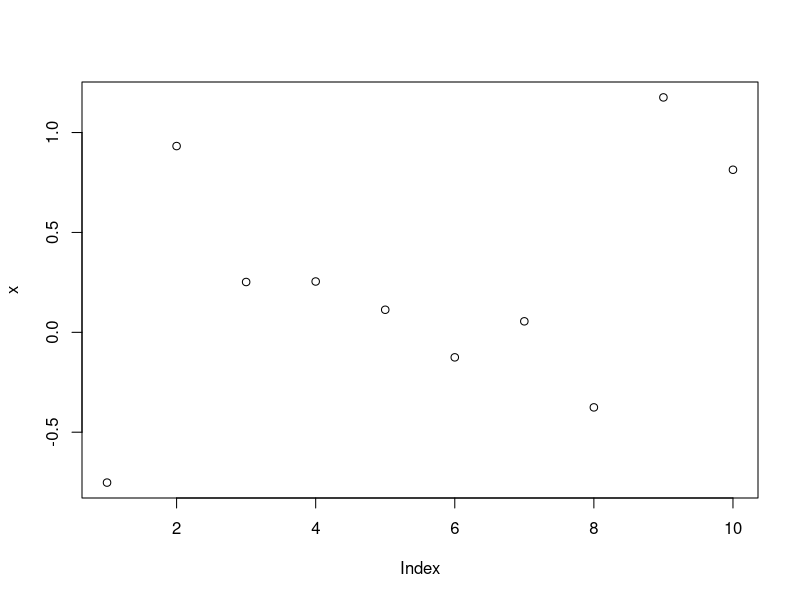
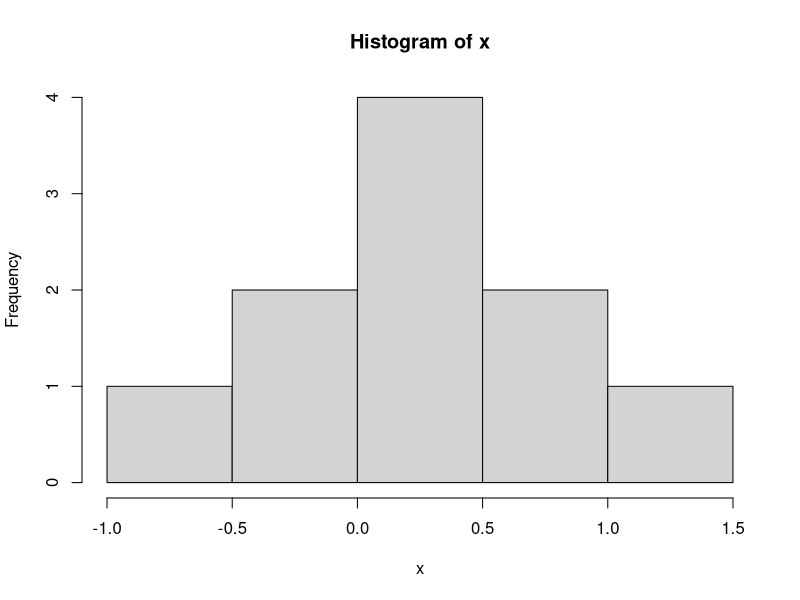
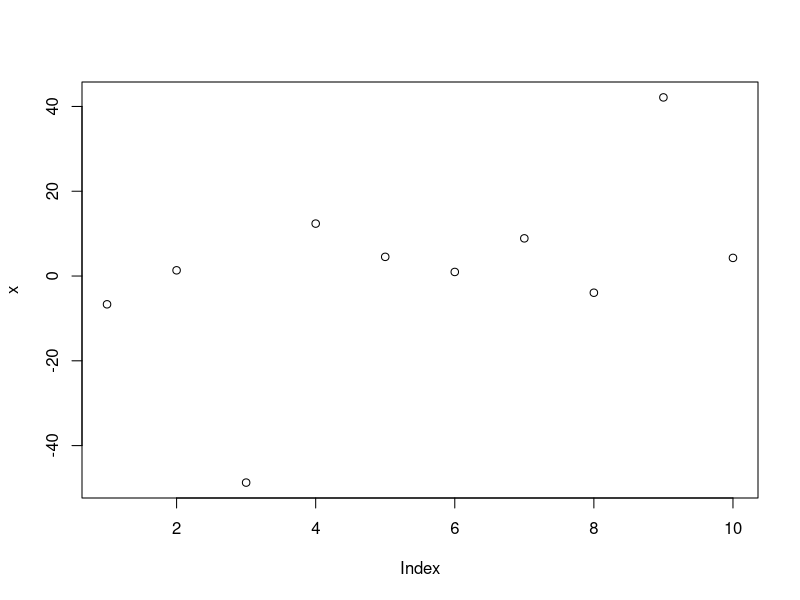
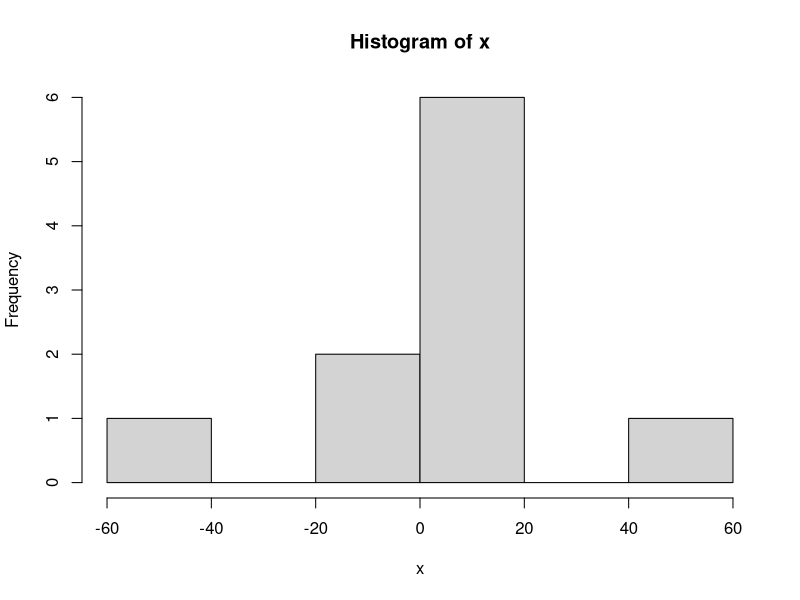
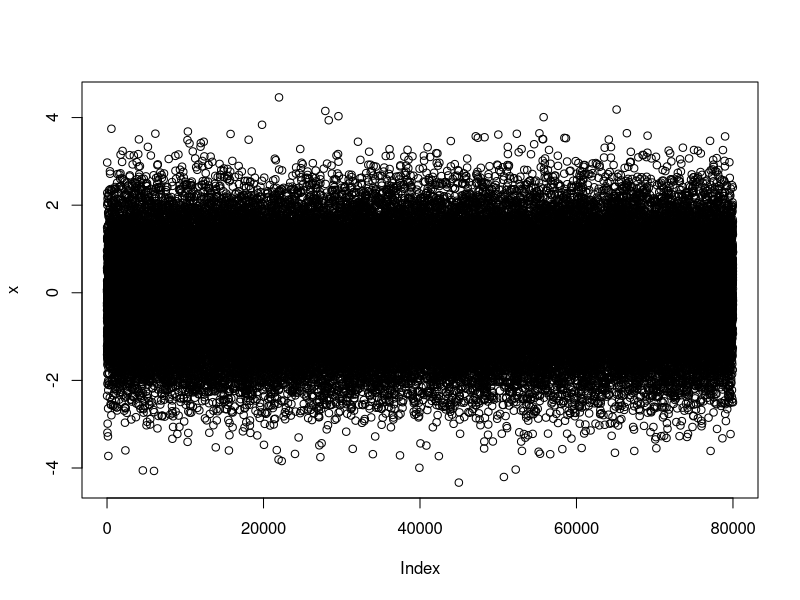
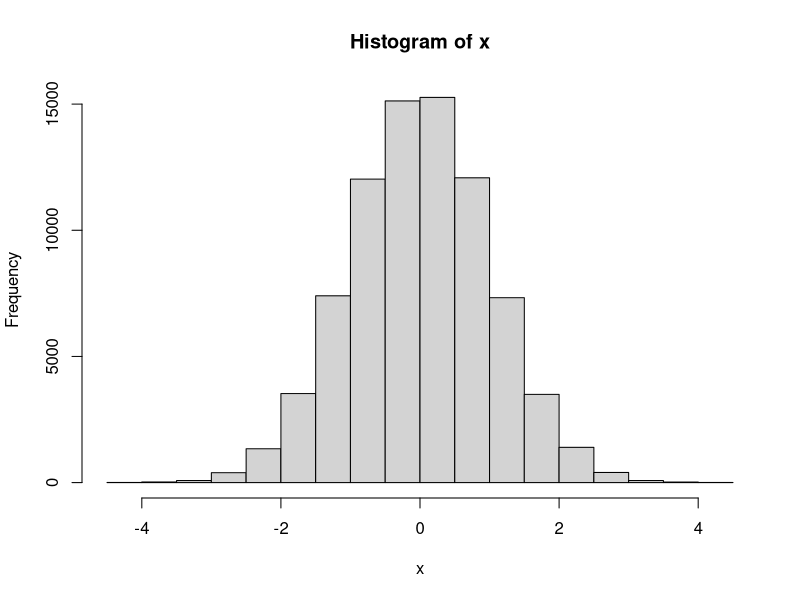
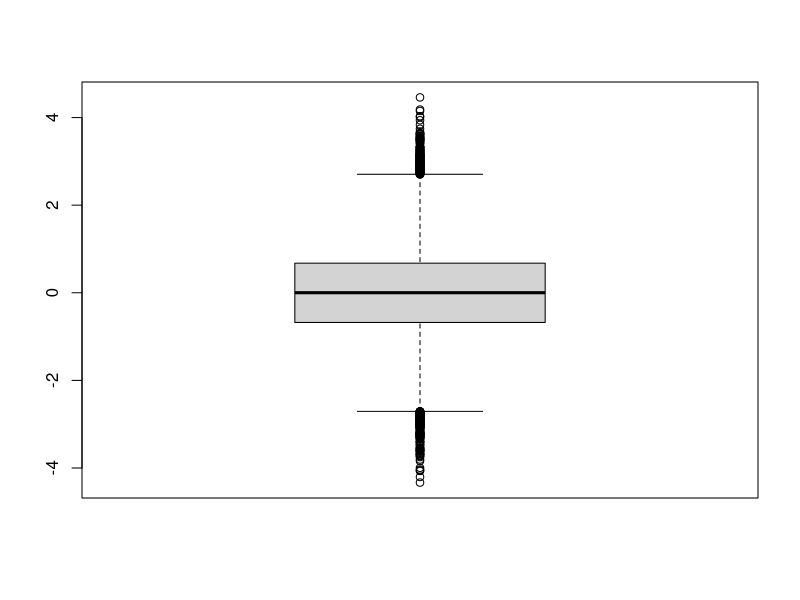

Write R code to recreate these figures, in order.
x <- rnorm(5)
x

N<-100000
a<-rnorm(N)
b<-rnorm(N)
c<-a*b
c

x<-rnorm(5)
x<-rnorm(5,10,1)
x<-rnorm(5,10)
x<-rnorm(5, mean=10, sd=1)
x<-rnorm(5, sd=1, mean=10)
x<-rnorm(5, sd=1)
x<-rnorm(10)
plot(x)
hist(x)
x

x<-rnorm(10, 2, 15)
plot(x)
hist(x)
x

x <-rnorm(80000)
plot(x)
hist(x)
head(x)
tail(x)
range(x)
summary(x)
boxplot(x)
x

x <-rnorm(100000)
# count how many are between -1 and 1
count <- 0
for (i in x)
  if (i>-1 & i<1)
    count <- count+1
# Get and print the percentage, should be around 68%
percent <- count/length(x)
percent
x
